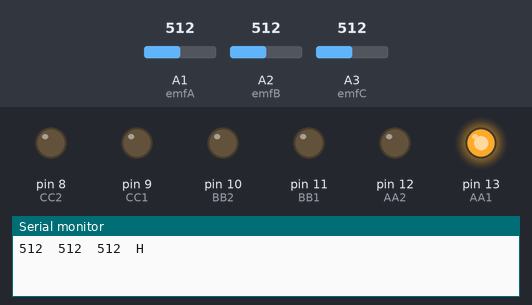
A sketch run on a simulated Arduino Uno, built with avr-gcc and run on an emulated ATmega328P. Shown: output pins drawn as LEDs (lit = HIGH), the last lines printed to the serial monitor. The test bench sets the inputs (shaded band); at power-on: A1 (emfA) = 512, A2 (emfB) = 512, A3 (emfC) = 512.

Above: at 1.0 s.
At 3.0 s:
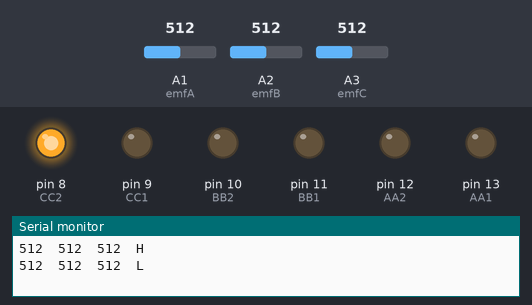
Timing chart, 0 to 5.2 s (numbered marks = the images above):
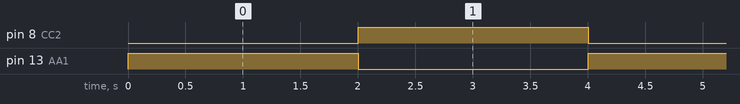

The sketch:

CFFGF.ino
```cpp
int AA1=13;
int AA2=12;
int BB1=11;
int BB2=10;
int CC1=9;
int CC2=8;


int emfA=A1;
int emfB=A2;
int emfC=A3;

int emA = 0;
      int emB =0;
      int emC =0;


//int led = 6;
unsigned long stepLength = 20000;
int minStepLength =700;
int steps =2;

void setup() {
Serial.begin(250000);
  pinMode(AA1,OUTPUT);
  pinMode(AA2,OUTPUT);
  pinMode(BB1,OUTPUT);
  pinMode(BB2,OUTPUT);
  pinMode(CC1,OUTPUT);
  pinMode(CC2,OUTPUT);
  pinMode(emfA,INPUT);
  pinMode(emfB,INPUT);
  pinMode(emfC,INPUT);


  digitalWrite(AA2,LOW);
      digitalWrite(BB1,LOW);
      digitalWrite(BB2,LOW);
      digitalWrite(CC1,LOW);
      digitalWrite(CC2,LOW);
      digitalWrite(AA1,LOW);
}

void loop() {
  // put your main code here, to run repeatedly:
digitalWrite(AA1,HIGH);
//digitalWrite(AA2,LOW);
digitalWrite(CC2,LOW);
//delay(200);

emA = analogRead(emfA);
//minStepLength = analogRead(A4);
        emB = analogRead(emfB);
        emC = analogRead(emfC);
Serial.print(emA);Serial.print("  ");Serial.print(emB);Serial.print("  ");Serial.print(emC);Serial.print("  ");Serial.print("H");Serial.println("");

delay(2000);


digitalWrite(AA1,LOW);
//digitalWrite(AA2,HIGH);
digitalWrite(CC2,HIGH);
//delay(200);
emA = analogRead(emfA);
//minStepLength = analogRead(A4);
        emB = analogRead(emfB);
        emC = analogRead(emfC);
Serial.print(emA);Serial.print("  ");Serial.print(emB);Serial.print("  ");Serial.print(emC);Serial.print("  ");Serial.print("L");Serial.println("");


delay(2000);
}
```

Measured:
- by itself, pin 8 (CC2), pin 13 (AA1): alternates HIGH for 2.0 s and LOW for 2.0 s
